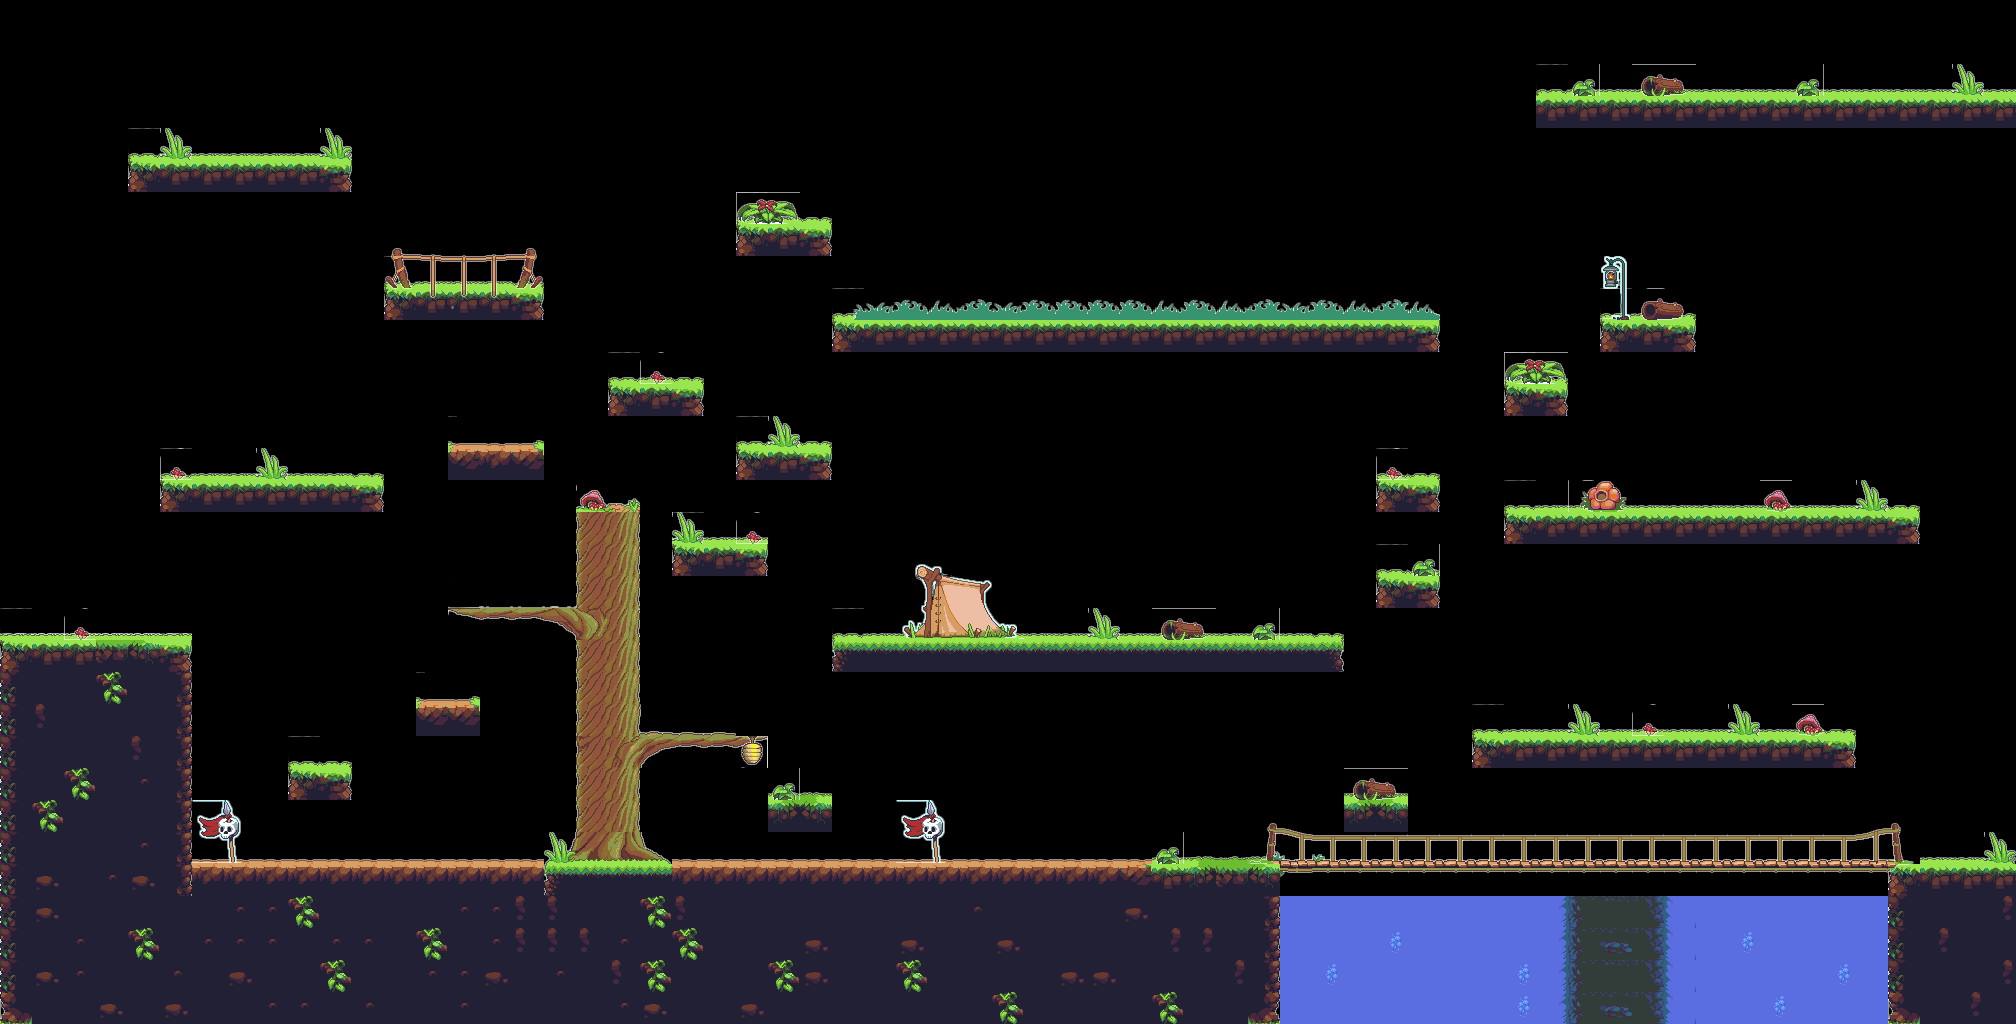

This game map was drawn from its Tiled (.tmx) file and the tilesets committed beside it. A one-line description and the trimmed map source follow:
An orthogonal 63x32 tile map with 32x32 px tiles, 6 tile layers (base, collide, layer1, layer2, ...), 4 tilesets.

<map version="1.0" orientation="orthogonal" renderorder="right-down" width="63" height="32" tilewidth="32" tileheight="32" nextobjectid="1">
 <tileset firstgid="1" name="environmenttrans" tilewidth="32" tileheight="32" tilecount="36" columns="6">
  <image source="../../game/assets/map/obj/environmenttrans.png" trans="000000" width="192" height="192" />
 </tileset>
 <tileset firstgid="37" name="objects" tilewidth="32" tileheight="32" tilecount="21" columns="7">
  <image source="../../game/assets/map/obj/objects.PNG" trans="00ffff" width="224" height="96" />
 </tileset>
 <tileset firstgid="58" name="Forest_Tree" tilewidth="32" tileheight="32" tilecount="110" columns="10">
  <image source="../../game/assets/map/tiles/Forest_Tree.png" trans="5fcde4" width="320" height="352" />
 </tileset>
 <tileset firstgid="168" name="Jungle_terrainwater" tilewidth="32" tileheight="32" tilecount="120" columns="12">
  <image source="../../game/assets/map/tiles/Jungle_terrainwater.png" trans="000000" width="384" height="320" />
 </tileset>
 <layer name="base" width="63" height="32">
  <data>[2016 cells, 357 non-empty, 45 distinct tile ids]</data>
 </layer>
 <layer name="collide" width="63" height="32">
  <data>[2016 cells, 136 non-empty, 1 distinct tile ids]</data>
 </layer>
 <layer name="layer1" width="63" height="32">
  <data>[2016 cells, 329 non-empty, 47 distinct tile ids]</data>
 </layer>
 <layer name="layer2" width="63" height="32">
  <data>[2016 cells, 69 non-empty, 32 distinct tile ids]</data>
 </layer>
 <layer name="layer3" width="63" height="32">
  <data>[2016 cells, 60 non-empty, 32 distinct tile ids]</data>
 </layer>
 <layer name="rope" width="63" height="32">
  <data>[2016 cells, 0 non-empty, 0 distinct tile ids]</data>
 </layer>
</map>